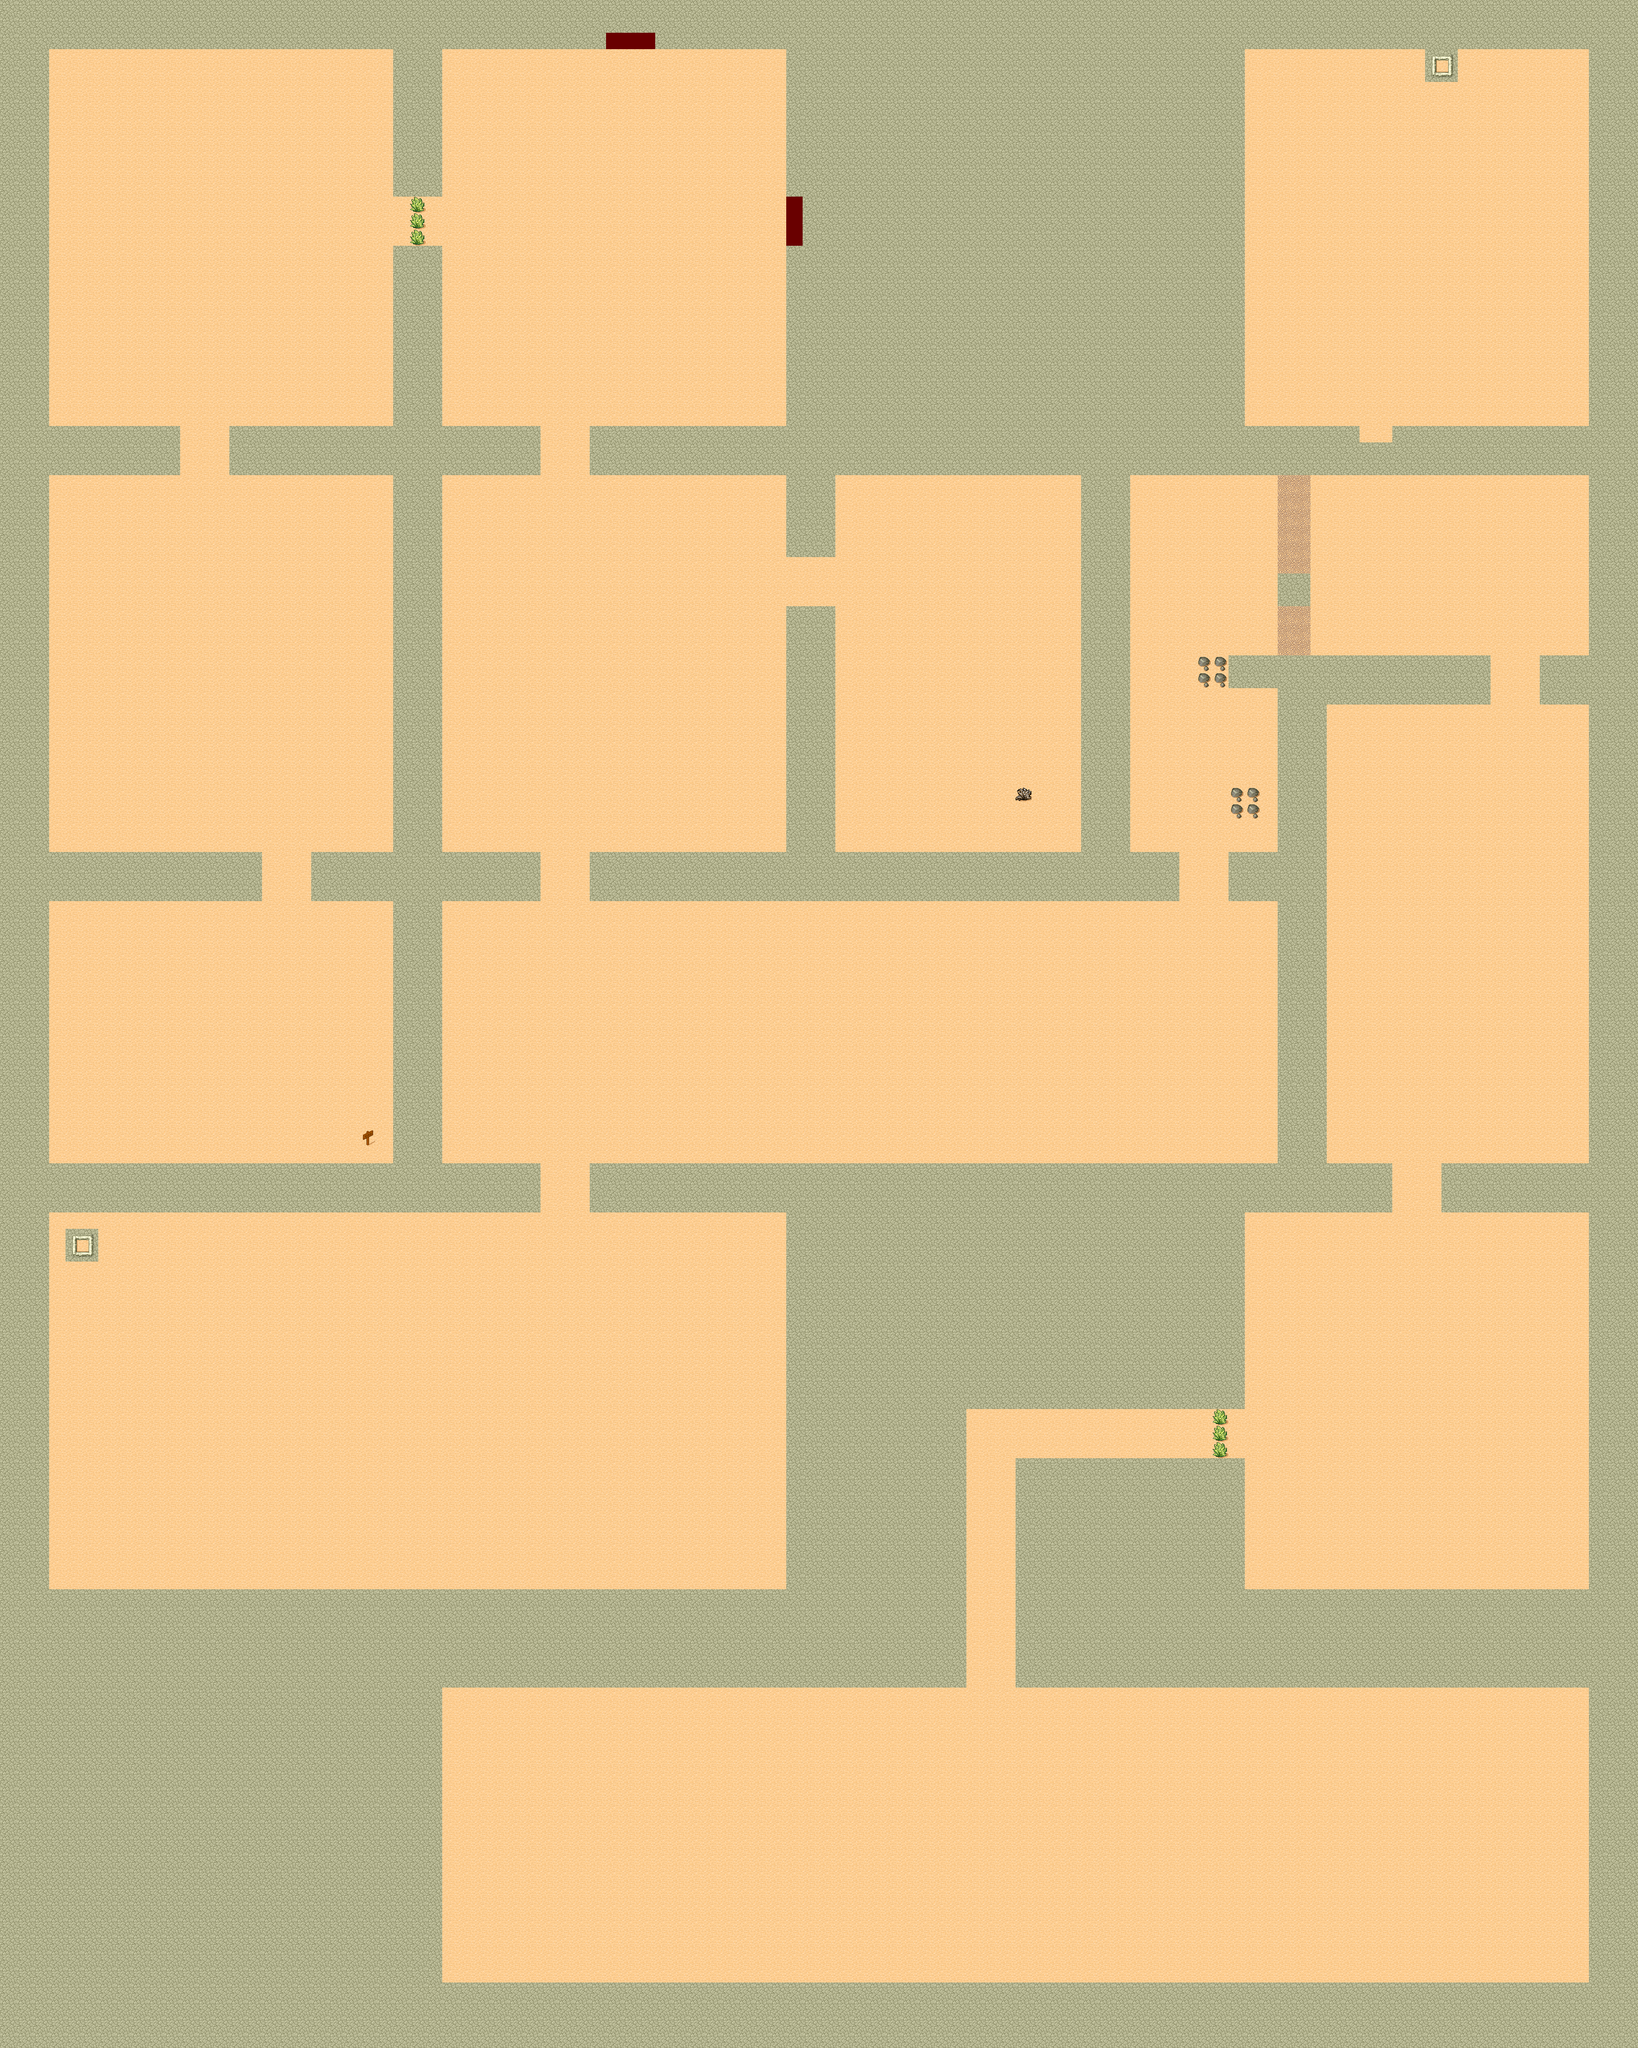

A 2D game scene composited from a Tiled map and its tileset images. What follows is a short description and the map's XML, with each tile layer's data collapsed to a summary:
An orthogonal 100x125 tile map with 32x32 px tiles, 1 tile layer (Map), 2 tilesets and 76 objects (16x ENEMY, 2x NPC, Player, Rock2, Rock1, ...).

<map version="1.10" tiledversion="1.11.2" orientation="orthogonal" renderorder="right-down" width="100" height="125" tilewidth="32" tileheight="32" infinite="0" nextlayerid="6" nextobjectid="89">
 <tileset firstgid="1" name="tmw_desert_spacing" tilewidth="32" tileheight="32" spacing="1" margin="1" tilecount="48" columns="8">
  <image source="Tilesets/tmw_desert_spacing.png" width="265" height="199" />
 </tileset>
 <tileset firstgid="49" name="MapMetadata" tilewidth="32" tileheight="32" spacing="1" margin="1" tilecount="2" columns="2">
  <image source="Tilesets/MapMetadata.png" width="67" height="34" />
 </tileset>
 <layer id="1" name="Map" width="100" height="125">
  <properties>
   <property name="Draw" type="bool" value="true" />
  </properties>
  <data>[12500 cells, 12500 non-empty, 12 distinct tile ids]</data>
 </layer>
 <objectgroup id="2" name="Collision">
  <properties>
   <property name="Collision" type="bool" value="true" />
   <property name="Draw" type="bool" value="false" />
  </properties>
  <object id="28" x="64" y="64" width="32" height="3072" />
  <object id="29" x="3104" y="64" width="32" height="3040" />
  <object id="30" x="96" y="64" width="1088" height="32" />
  <object id="31" x="1280" y="64" width="288" height="32" />
  <object id="32" x="1536" y="96" width="32" height="288" />
  <object id="33" x="1536" y="480" width="32" height="352" />
  <object id="34" x="768" y="96" width="96" height="288" />
  <object id="35" x="768" y="480" width="96" height="1792" />
  <object id="36" x="96" y="2272" width="960" height="96" />
  <object id="37" x="608" y="1664" width="448" height="96" />
  <object id="38" x="96" y="1664" width="416" height="96" />
  <object id="39" x="1152" y="1664" width="1152" height="96" />
  <object id="40" x="1152" y="832" width="1504" height="96" />
  <object id="41" x="2720" y="832" width="384" height="96" />
  <object id="42" x="3008" y="1280" width="96" height="96" />
  <object id="43" x="2816" y="2272" width="288" height="96" />
  <object id="45" x="1152" y="2272" width="1568" height="96" />
  <object id="46" x="2496" y="1280" width="96" height="992" />
  <object id="47" x="2592" y="1280" width="320" height="96" />
  <object id="48" x="2400" y="1280" width="96" height="64" />
  <object id="49" x="2400" y="1664" width="96" height="96" />
  <object id="50" x="2112" y="928" width="96" height="736" />
  <object id="51" x="1536" y="1184" width="96" height="480" />
  <object id="52" x="1536" y="928" width="96" height="160" />
  <object id="53" x="448" y="832" width="608" height="96" />
  <object id="54" x="96" y="832" width="256" height="96" />
  <object id="55" x="2400" y="64" width="704" height="32" />
  <object id="56" x="2400" y="96" width="32" height="736" />
  <object id="57" x="96" y="3104" width="1472" height="32" />
  <object id="59" x="1536" y="2368" width="32" height="736" />
  <object id="60" x="2400" y="2848" width="32" height="256" />
  <object id="64" x="2400" y="2368" width="32" height="384" />
  <object id="65" x="2400" y="3104" width="736" height="32" />
  <object id="66" x="1568" y="352" width="32" height="160" />
  <object id="67" x="1152" y="32" width="160" height="32" />
  <object id="75" x="2496" y="928" width="64" height="192" />
  <object id="76" x="2496" y="1184" width="64" height="96" />
  <object id="78" x="1856" y="2720" width="544" height="32" />
  <object id="79" x="1856" y="2752" width="32" height="512" />
  <object id="80" x="1984" y="2848" width="32" height="416" />
  <object id="81" x="2016" y="2848" width="384" height="32" />
  <object id="82" x="832" y="3264" width="1056" height="32" />
  <object id="84" x="1984" y="3264" width="1152" height="32" />
  <object id="85" x="3104" y="3296" width="32" height="576" />
  <object id="86" x="832" y="3872" width="2304" height="32" />
  <object id="87" x="832" y="3296" width="32" height="576" />
 </objectgroup>
 <objectgroup id="3" name="Teleport">
  <object id="68" x="1536" y="384" width="32" height="96">
   <properties>
    <property name="targetMap" value="Restaurant.tmx" />
   </properties>
  </object>
 </objectgroup>
 <objectgroup id="4" name="Entities">
  <object id="1" name="Player" type="Player" x="1470" y="436">
   <point />
  </object>
  <object id="2" name="Enemy13" type="ENEMY" x="404" y="792">
   <properties>
    <property name="ID" type="int" value="12" />
    <property name="active" type="bool" value="true" />
    <property name="texturePath" value="Assets/Maps/Tilesets/x.png" />
   </properties>
   <point />
  </object>
  <object id="3" name="Enemy14" type="ENEMY" x="632" y="1946">
   <properties>
    <property name="ID" type="int" value="13" />
    <property name="active" type="bool" value="true" />
    <property name="texturePath" value="Assets/Maps/Tilesets/x.png" />
   </properties>
   <point />
  </object>
  <object id="77" name="Enemy14" type="ENEMY" x="632" y="1946">
   <properties>
    <property name="ID" type="int" value="13" />
    <property name="active" type="bool" value="true" />
    <property name="texturePath" value="Assets/Maps/Tilesets/x.png" />
   </properties>
   <point />
  </object>
  <object id="4" name="Enemy4" type="ENEMY" x="1330" y="2764">
   <properties>
    <property name="ID" type="int" value="3" />
    <property name="active" type="bool" value="true" />
    <property name="texturePath" value="Assets/Maps/Tilesets/x.png" />
   </properties>
   <point />
  </object>
  <object id="5" name="Enemy3" type="ENEMY" x="1082" y="2926">
   <properties>
    <property name="ID" type="int" value="2" />
    <property name="active" type="bool" value="true" />
    <property name="texturePath" value="Assets/Maps/Tilesets/x.png" />
   </properties>
   <point />
  </object>
  </objectgroup>
 <objectgroup id="5" name="Events">
  <!-- 10 objects omitted --></objectgroup>
</map>
<!-- 23 of 76 objects omitted -->
